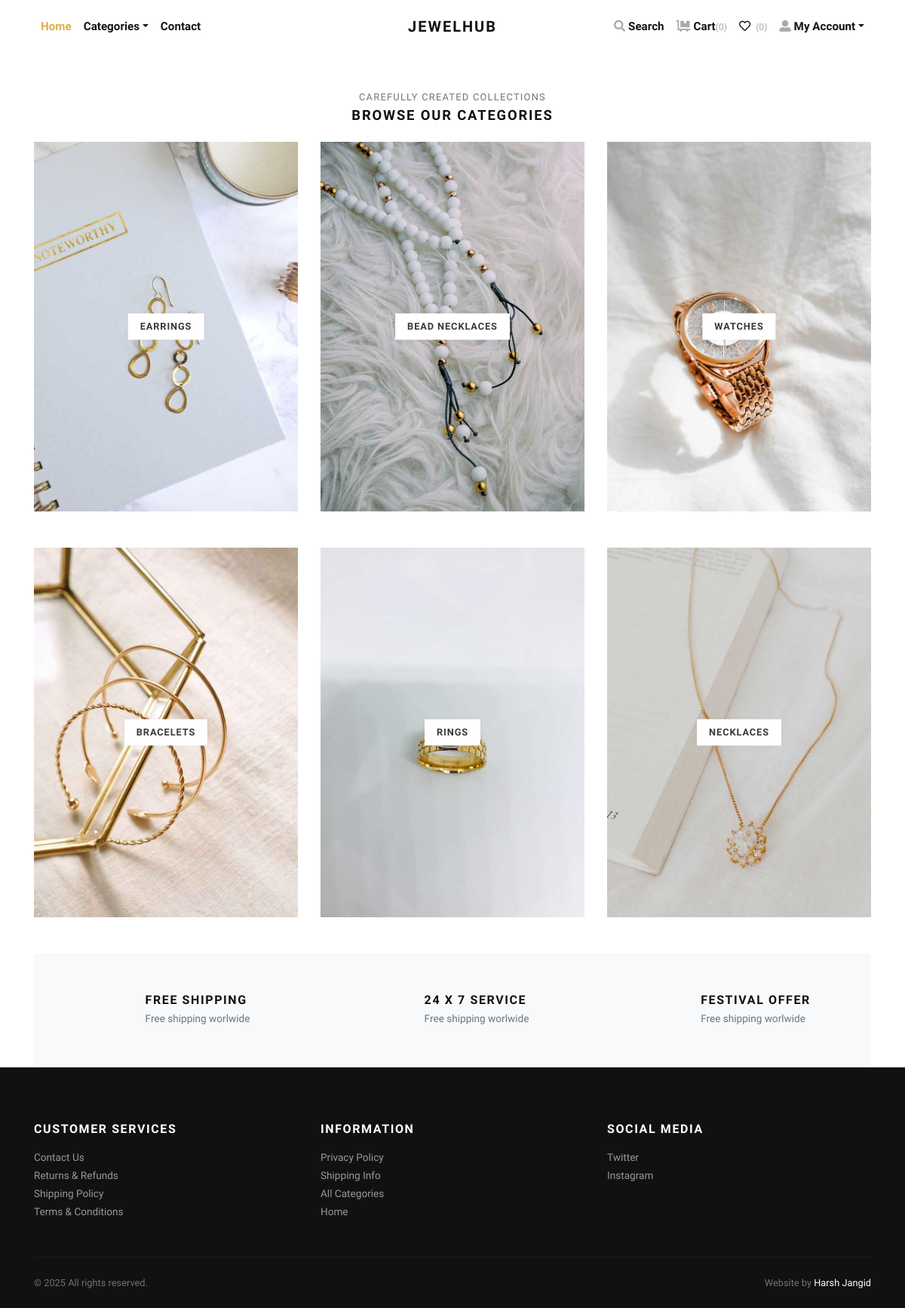
/categories/ (signed in), run on the app's committed database.
### store/models.py (models this page shows, shortened)
class Category(models.Model):
    title = models.CharField(max_length=50, verbose_name="Category Title")
    slug = models.SlugField(max_length=55, verbose_name="Category Slug")
    description = models.TextField(blank=True, verbose_name="Category Description")
    category_image = models.ImageField(upload_to='category', blank=True, null=True, verbose_name="Category Image")
    is_active = models.BooleanField(verbose_name="Is Active?")
    is_featured = models.BooleanField(verbose_name="Is Featured?")
    created_at = models.DateTimeField(auto_now_add=True, verbose_name="Created Date")
    updated_at = models.DateTimeField(auto_now=True, verbose_name="Updated Date")
    class Meta:
        verbose_name_plural = 'Categories'
        ordering = ('-created_at', )

### store/views.py (the view)
# urls.py: path('categories/', views.all_categories, name="all-categories"),
def all_categories(request):
    categories = Category.objects.filter(is_active=True)
    return render(request, 'store/categories.html', {'categories':categories})

### store/context_preprocessors.py (called while the page is built)
def store_menu(request):
    categories = Category.objects.filter(is_active=True)
    context = {
        'categories_menu': categories,
    }
    return context

def cart_menu(request):
    if request.user.is_authenticated:
        cart_items= Cart.objects.filter(user=request.user)
        context = {
            'cart_items': cart_items,
        }
    else:
        context = {}
    return context

### templates/store/categories.html (shortened to what this page needs)
{% extends 'base.html' %}
{% load static %}
      {% block content %}
      <div class="container">
        <section class="pt-5">
          <header class="text-center">
            <p class="small text-muted small text-uppercase mb-1">Carefully created collections</p>
            <h2 class="h5 text-uppercase mb-4">Browse our categories</h2>
          </header>
          <div class="row">
          {% if categories %}
            {% for category in categories %}
              <div class="col-md-4 mb-4 mb-md-5">
                <a class="category-item" href="{% url 'store:category-products' category.slug %}">
                  <strong class="category-item-title">{{ category.title }}</strong>
                </a>
              </div>
            {% endfor %}
          {% endif %}
          </div>
        </section>
        <section class="py-5 bg-light">
          <div class="container">
            <div class="row text-center">
              <div class="col-lg-4 mb-3 mb-lg-0">
                <div class="d-inline-block">
                  <div class="media align-items-end">
                    <svg class="svg-icon svg-icon-big svg-icon-light">
                      <use xlink:href="#delivery-time-1"> </use>
                    </svg>
                    <div class="media-body text-left ml-3">
                      <h6 class="text-uppercase mb-1">Free shipping</h6>
                      <p class="text-small mb-0 text-muted">Free shipping worlwide</p>
                    </div>
                  </div>
                </div>
              </div>
              <div class="col-lg-4 mb-3 mb-lg-0">
                <div class="d-inline-block">
                  <div class="media align-items-end">
                    <svg class="svg-icon svg-icon-big svg-icon-light">
                      <use xlink:href="#helpline-24h-1"> </use>
                    </svg>
                    <div class="media-body text-left ml-3">
                      <h6 class="text-uppercase mb-1">24 x 7 service</h6>
                      <p class="text-small mb-0 text-muted">Free shipping worlwide</p>
                    </div>
                  </div>
                </div>
              </div>
              <div class="col-lg-4">
                <div class="d-inline-block">
                  <div class="media align-items-end">
                    <svg class="svg-icon svg-icon-big svg-icon-light">
                      <use xlink:href="#label-tag-1"> </use>
                    </svg>
                    <div class="media-body text-left ml-3">
                      <h6 class="text-uppercase mb-1">Festival offer</h6>
                      <p class="text-small mb-0 text-muted">Free shipping worlwide</p>
                    </div>
                  </div>
                </div>
              </div>
            </div>
          </div>
        </section>
      </div>
      {% endblock content %}

### jewelryshop/static/css/style.default.css (style rules this page uses)
.text-small { font-size: 0.85rem !important; }
strong { font-weight: 700; }
.category-item { display: block; position: relative; color: #343a40; transition: all 0.3s; }
.category-item-title { display: inline-block; padding: 0.5rem 1rem; background: #fff; text-transform: uppercase; letter-spacing: 0.07em; position: absolute; top: 50%; left: 50%; -webkit-transform: translate(-50%, -50%); transform: translate(-50%, -50%); box-shadow: 0 0 5px rgba(0, 0, 0, 0.07); font-size: 0.8rem; }
.text-uppercase { text-transform: uppercase; letter-spacing: 0.1em; }
.svg-icon { width: 32px; height: 32px; vertical-align: text-bottom; stroke: currentColor; stroke-width: 3; --layer1: currentColor; --layer2: currentColor; --layer3: currentColor; }
.svg-icon.svg-icon-light { stroke-width: 2; }
.svg-icon-big { width: 48px; height: 48px; }
body { font-family: "Libre Franklin", sans-serif; font-size: 1rem; font-weight: 400; line-height: 1.5; color: #111111; background-color: #fff; }
a { color: #dcb14a; text-decoration: none; }
h1, h2, h3, h4, h5, h6, .h1, .h2, .h3, .h4, .h5, .h6 { margin-bottom: 0.5rem; font-family: inherit; font-weight: 900; line-height: 1.2; color: inherit; }
h2, .h2 { font-size: 1.9rem; }
h5, .h5 { font-size: 1.15rem; }
h6, .h6 { font-size: 1rem; }
small, .small { font-size: 80%; font-weight: 400; }
.bg-light { background-color: #f8f9fa !important; }

### data on the page
Category: title "EARRINGS"
Category: title "BEAD NECKLACES"
Category: title "WATCHES"
Category: title "BRACELETS"
Category: title "RINGS"
Category: title "NECKLACES"

### other printed values
{{ cart_items.count }} "0"
